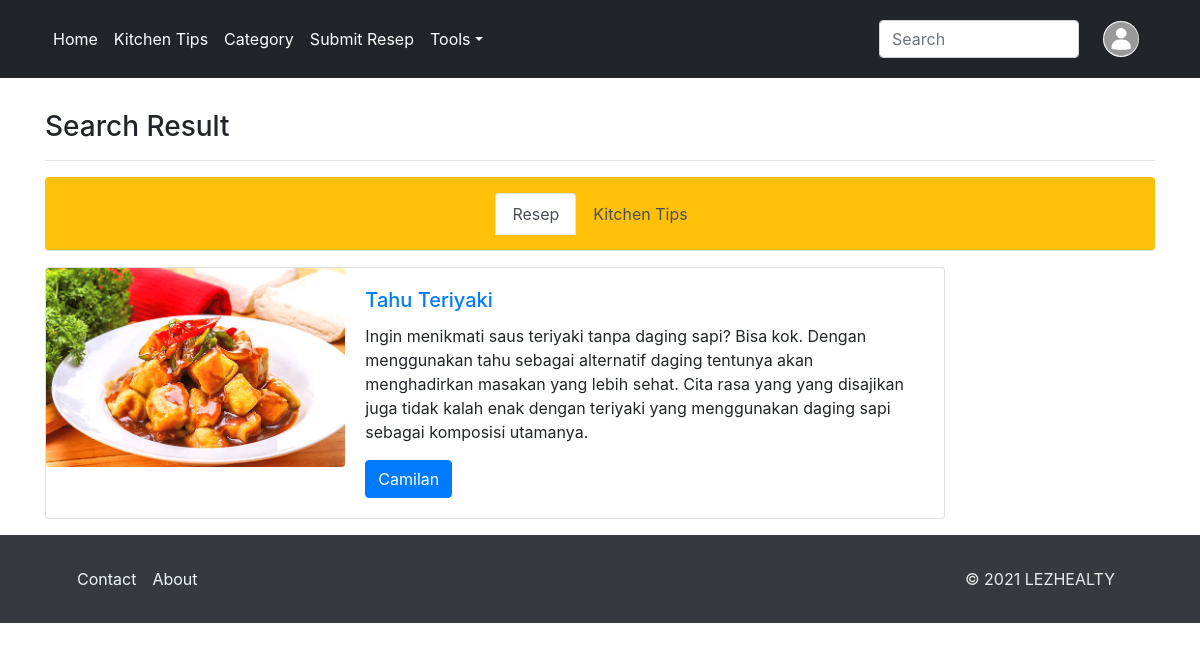
The page /result.php?keyword=Tahu Teriyaki on the database its author committed.
### tables this page shows
CREATE TABLE `resep` (
  `id` int(11) NOT NULL,
  `sumber` varchar(50) NOT NULL,
  `judul` varchar(50) NOT NULL,
  `deskripsi` varchar(1000) NOT NULL,
  `tag1` varchar(20) NOT NULL,
  `tag2` varchar(20) NOT NULL,
  `tag3` varchar(20) NOT NULL,
  `tag4` varchar(20) NOT NULL
);

### function.php (called while the page is built, shortened)
<?php
    $conn = mysqli_connect("localhost","root","","food_and_health");
    function queryResep($x){
    global $conn;
    $result = $conn->query($x);
    $rows = [];
    while ($row = mysqli_fetch_assoc($result)){
            $rows[] = $row;
        }
    return $rows;
    }
    function cari($x){
        $query = "SELECT * FROM resep WHERE
                    judul LIKE '%$x%' OR
                    deskripsi LIKE '%$x%' OR
                    tag1 LIKE '%$x%' OR
                    tag2 LIKE '%$x%' OR
                    tag3 LIKE '%$x%' OR
                    tag4 LIKE '%$x%'
                ";
        return queryResep($query);
    }
    function apply_foto_profil(){
        global $conn;
        $username = $_SESSION["username"];
        $result = $conn->query("SELECT * FROM user WHERE username = '$username'");
        $rows = [];
        if (isset($rows[0]["gambar"])) {
            $namafile = $rows[0]["gambar"];
            return $namafile;
        }
        else{
            return false;
        }
    }
?>

### result.php (the view, shortened to what this page needs)
<?php
  require 'function.php';
  $jumlahData = count(queryResep("SELECT * FROM resep"));
  if (isset($_GET["keyword"])) {
     $recipe = cari($_GET["keyword"]);
  }
?>
<!DOCTYPE html>
<html>
<head>
    <link rel="stylesheet" href="https://cdn.jsdelivr.net/npm/bootstrap@4.6.0/dist/css/bootstrap.min.css">
</head>
<body>
<nav class="navbar navbar-expand-lg navbar-dark bg-dark fixed-top p-3 navbar4bg">
      <div class="container">
      <div class="collapse navbar-collapse" id="navbarTogglerDemo01">
          <ul class="navbar-nav mr-auto mt-2 mt-lg-0">
            <li class="nav-item">
              <a class="nav-link text-white" href="index.php">Home </a>
            </li>
            <li class="nav-item">
              <a class="nav-link text-white" href="kitchen-tips.php">Kitchen Tips</a>
            </li>
            <li class="nav-item">
              <a class="nav-link text-white" href="category.php">Category</a>
            </li>
            <li class="nav-item">
              <a class="nav-link text-white" href="submit-recipe.php">Submit Resep</a>
            </li>
            <li class="nav-item dropdown">
              <a class="nav-link dropdown-toggle text-white" href="#" id="navbarDropdown" role="button" data-toggle="dropdown" aria-haspopup="true" aria-expanded="false">
              Tools</a>
            </li>
          </ul>
        <form class="form-inline my-2 my-lg-0" action="result.php" method="get">
           <input class="form-control me-2" style="width:200px" name="keyword" placeholder="Search" aria-label="Search">
        </form>
        <span>
        <?php if (!apply_foto_profil()) : ?>
            <a class="navbar-brand ml-4" href="login.php">
              <img class="rounded-circle" src="img/avatar.jpg" alt="..." height="36" width="36" />
            </a>
          <?php else : ?>
            <a class="navbar-brand ml-4" href="login.php">
              <img class="rounded-circle" src="upload/foto-profil/<?=apply_foto_profil()?>" alt="..." height="36" width="36" />
            </a>
            <?php endif ?>
      </span>
      </div>
      </div>
    </nav>
  <div class="container" style="margin-top:110px">
    <h3>Search Result</h3><hr/>
        <nav>
          <div class="nav nav-tabs bg-warning rounded py-3 mb-3 justify-content-center" id="nav-tab" role="tablist";">
            <a class="nav-item nav-link select active" id="nav-home-tab" data-toggle="tab" href="#nav-home" role="tab" aria-controls="nav-home" aria-selected="true">Resep</a>
            <a class="nav-item nav-link select" id="nav-profile-tab" data-toggle="tab" href="#nav-profile" role="tab" aria-controls="nav-profile" aria-selected="false">Kitchen Tips</a>
          </div>
        </nav>
        <div class="tab-content " id="nav-tabContent">
          <div class="tab-pane fade show active" id="nav-home" role="tabpanel" aria-labelledby="nav-home-tab">
                <?php foreach($recipe as $card) : ?>
                  <?php $link_img = $card["sumber"].".jpg";?>
                    <form action="search-category.php" method="post">
                    <div class="card mb-3" style="max-width: 900px;">
                      <div class="row no-gutters">
                        <div class="col-md-4">
                          <img src="blog/<?= $link_img;?>" class="card-img" alt="...">
                        </div>
                        <div class="col-md-8">
                          <div class="card-body">
                            <a class="hover-orange" href=blog/<?= $card["sumber"].".php"; ?>><h5 class="card-title"><?=$card["judul"]?></h5></a>
                            <p class="card-text"><?=$card["deskripsi"]?></p>
                            <?php if ( strlen($card["tag1"])) :?>
                            <input type="submit" class="btn btn-primary" name="submit_ct" value="<?php echo $card["tag1"];?>">
                            <?php endif ?>
                          </div>
                        </div>
                      </div>
                    </div>
                    </form>
                <?php
                endforeach;
                ?>
          </div>
        </div>
    </div>
    <div class="bg-dark">
    <div class="container">
      <div class="p-4 footer-blog">
      <div class="row">
        <div class="col-9">
            <ul class="nav">
            <li class="nav-item"><a href="../contact.php" class="nav-link px-2 text-muted contact-about">Contact</a></li>
            <li class="nav-item"><a href="../about.php" class="nav-link px-2 text-muted contact-about">About</a></li>
            </ul>
        </div>
        <div class="col-3">
            <ul class="nav justify-content-end">
            <li class="nav-item"><a class="nav-link copyright">&copy; 2021 LEZHEALTY</a></li>
            </ul>
        </div>
        </div>
      </div>
    </div>
  </div>
</body>
</html>

### rows shown on the page
resep: sumber (picture), judul "Tahu Teriyaki", deskripsi "Ingin menikmati saus teriyaki tanpa daging sapi? Bisa kok. Dengan menggunakan tahu sebagai alternatif daging tentunya akan menghadirkan masakan yang lebih sehat. Cita rasa yang yang disajikan juga tidak kalah enak dengan teriyaki yang menggunakan daging sapi sebagai komposisi utamanya.", submit_ct "Camilan"
